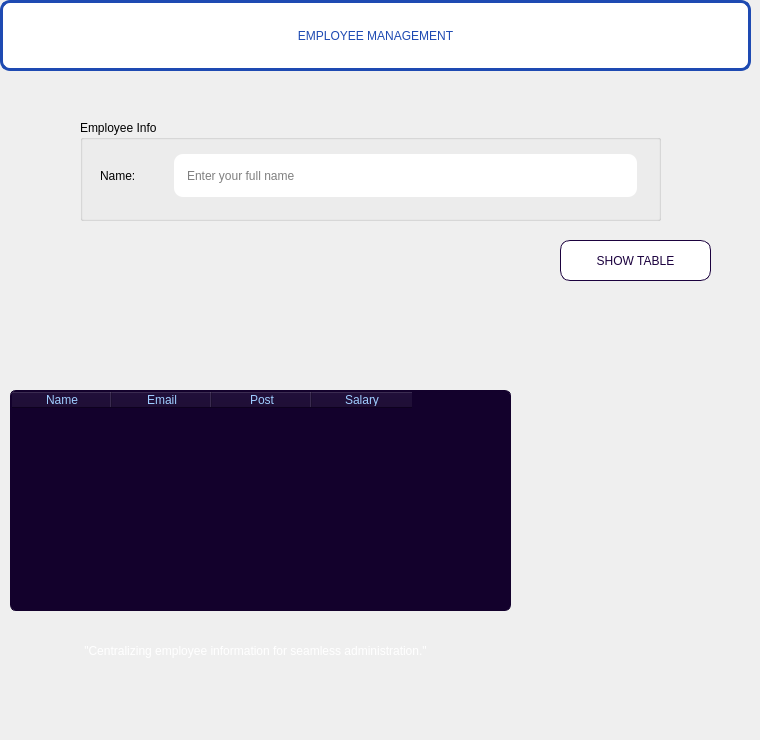
    <widget class="QWidget" name="pageSalary">
     <widget class="QTableWidget" name="tableWidget">
      <property name="geometry">
       <rect>
        <x>10</x>
        <y>390</y>
        <width>501</width>
        <height>221</height>
       </rect>
      </property>
      <property name="styleSheet">
       <string notr="true">background-color: rgb(19, 1, 44);
color: rgb(159, 205, 255);
border: 1px solid rgb(19, 1, 44);
border-radius: 6px;
font: 10pt &quot;Arial Rounded MT Bold&quot;;</string>
      </property>
      <column>
       <property name="text">
        <string>Name</string>
       </property>
      </column>
      <column>
       <property name="text">
        <string>Email</string>
       </property>
      </column>
      <column>
       <property name="text">
        <string>Post</string>
       </property>
      </column>
      <column>
       <property name="text">
        <string>Salary</string>
       </property>
      </column>
     </widget>
     <widget class="QLabel" name="l_title_6">
      <property name="geometry">
       <rect>
        <x>0</x>
        <y>0</y>
        <width>751</width>
        <height>71</height>
       </rect>
      </property>
      <property name="styleSheet">
       <string notr="true">color: rgb(30, 74, 178);
font: 25pt &quot;Arial Rounded MT Bold&quot;;
font: 25pt &quot;Times New Roman&quot;;
background-color: rgb(255, 255, 255);
border: 3px solid rgb(30, 74, 178);
border-radius: 10px;</string>
      </property>
      <property name="text">
       <string>EMPLOYEE MANAGEMENT</string>
      </property>
      <property name="alignment">
       <set>Qt::AlignCenter</set>
      </property>
     </widget>
     <widget class="QPushButton" name="btnShowTable">
      <property name="geometry">
       <rect>
        <x>560</x>
        <y>240</y>
        <width>151</width>
        <height>41</height>
       </rect>
      </property>
      <property name="styleSheet">
       <string notr="true">font: 12pt &quot;MS Shell Dlg 2&quot;;
border: 1px solid  rgb(27, 1, 62);
border-radius: 10px;
background-color: rgb(255, 255, 255);
color:  rgb(27, 1, 62);



</string>
      </property>
      <property name="text">
       <string>SHOW TABLE</string>
      </property>
     </widget>
     <widget class="QGroupBox" name="groupBox">
      <property name="geometry">
       <rect>
        <x>80</x>
        <y>120</y>
        <width>581</width>
        <height>101</height>
       </rect>
      </property>
      <property name="styleSheet">
       <string notr="true">font: 10pt &quot;MS Shell Dlg 2&quot;;</string>
      </property>
      <property name="title">
       <string>Employee Info</string>
      </property>
      <widget class="QLabel" name="label_3">
       <property name="geometry">
        <rect>
         <x>20</x>
         <y>40</y>
         <width>61</width>
         <height>31</height>
        </rect>
       </property>
       <property name="styleSheet">
        <string notr="true">color: rgb(0, 0, 0);
font: 12pt &quot;Arial&quot;;
</string>
       </property>
       <property name="text">
        <string>Name:</string>
       </property>
      </widget>
      <widget class="QLineEdit" name="txtName">
       <property name="geometry">
        <rect>
         <x>90</x>
         <y>30</y>
         <width>471</width>
         <height>51</height>
        </rect>
       </property>
       <property name="styleSheet">
        <string notr="true">background-color: rgb(255, 255, 255);
font: 75 8pt &quot;Arial&quot;;
margin: 4px;
padding: 11px;
border-radius: 9px;</string>
       </property>
       <property name="placeholderText">
        <string>Enter your full name</string>
       </property>
      </widget>
     </widget>
     <widget class="QLabel" name="label_6">
      <property name="geometry">
       <rect>
        <x>0</x>
        <y>270</y>
        <width>751</width>
        <height>461</height>
       </rect>
      </property>
      <property name="text">
       <string/>
      </property>
      <property name="pixmap">
       <pixmap>../../OneDrive/Desktop/temp123.png</pixmap>
      </property>
      <property name="scaledContents">
       <bool>true</bool>
      </property>
     </widget>
     <widget class="QLabel" name="label_20">
      <property name="geometry">
       <rect>
        <x>0</x>
        <y>630</y>
        <width>511</width>
        <height>41</height>
       </rect>
      </property>
      <property name="styleSheet">
       <string notr="true">color:  rgb(255, 255, 255);
font: 75 italic 10pt &quot;Arial&quot;;</string>
      </property>
      <property name="text">
       <string>&quot;Centralizing employee information for seamless administration.&quot;</string>
      </property>
      <property name="alignment">
       <set>Qt::AlignCenter</set>
      </property>
     </widget>
     <zorder>label_6</zorder>
     <zorder>tableWidget</zorder>
     <zorder>l_title_6</zorder>
     <zorder>btnShowTable</zorder>
     <zorder>groupBox</zorder>
     <zorder>label_20</zorder>
    </widget>
